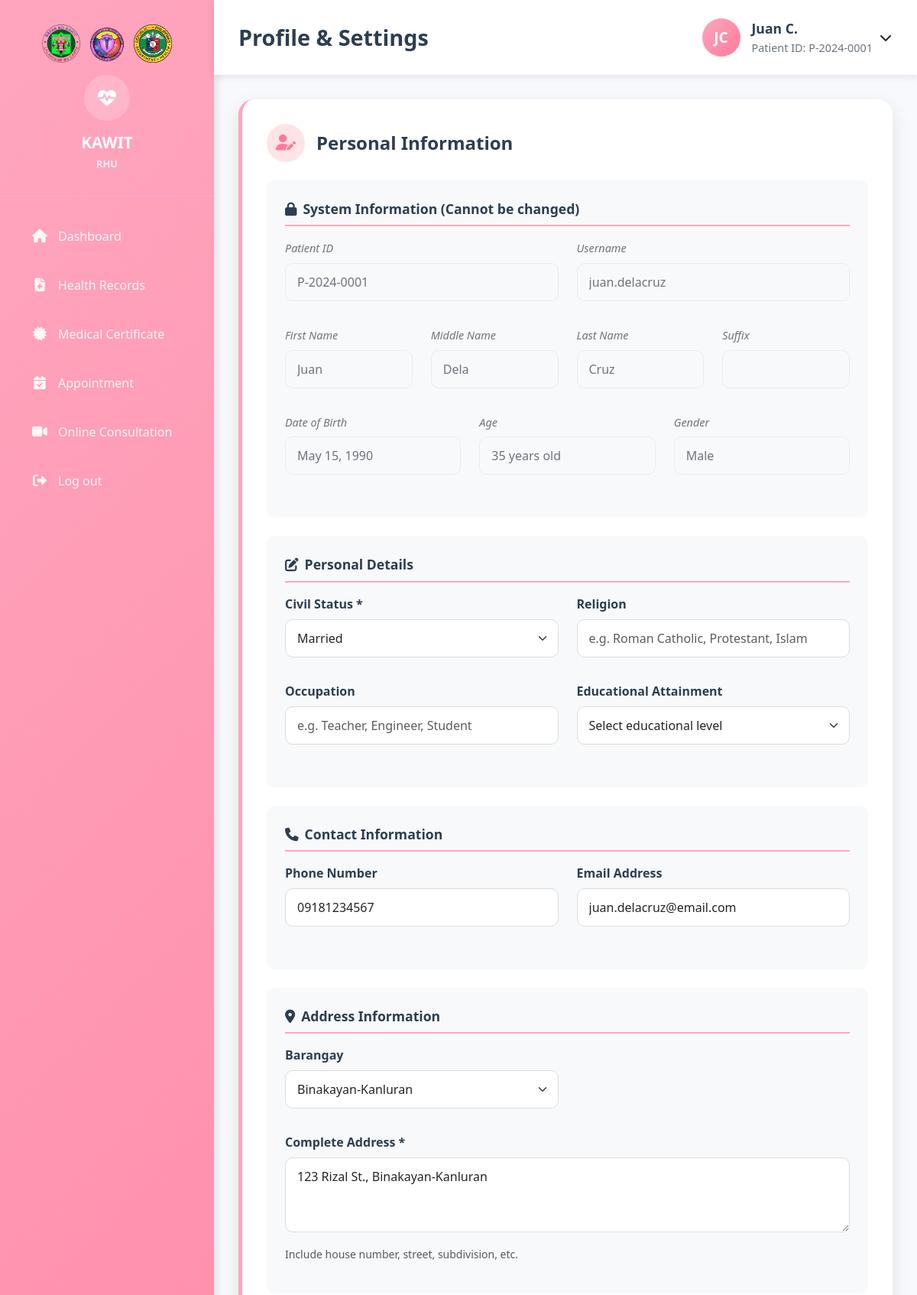
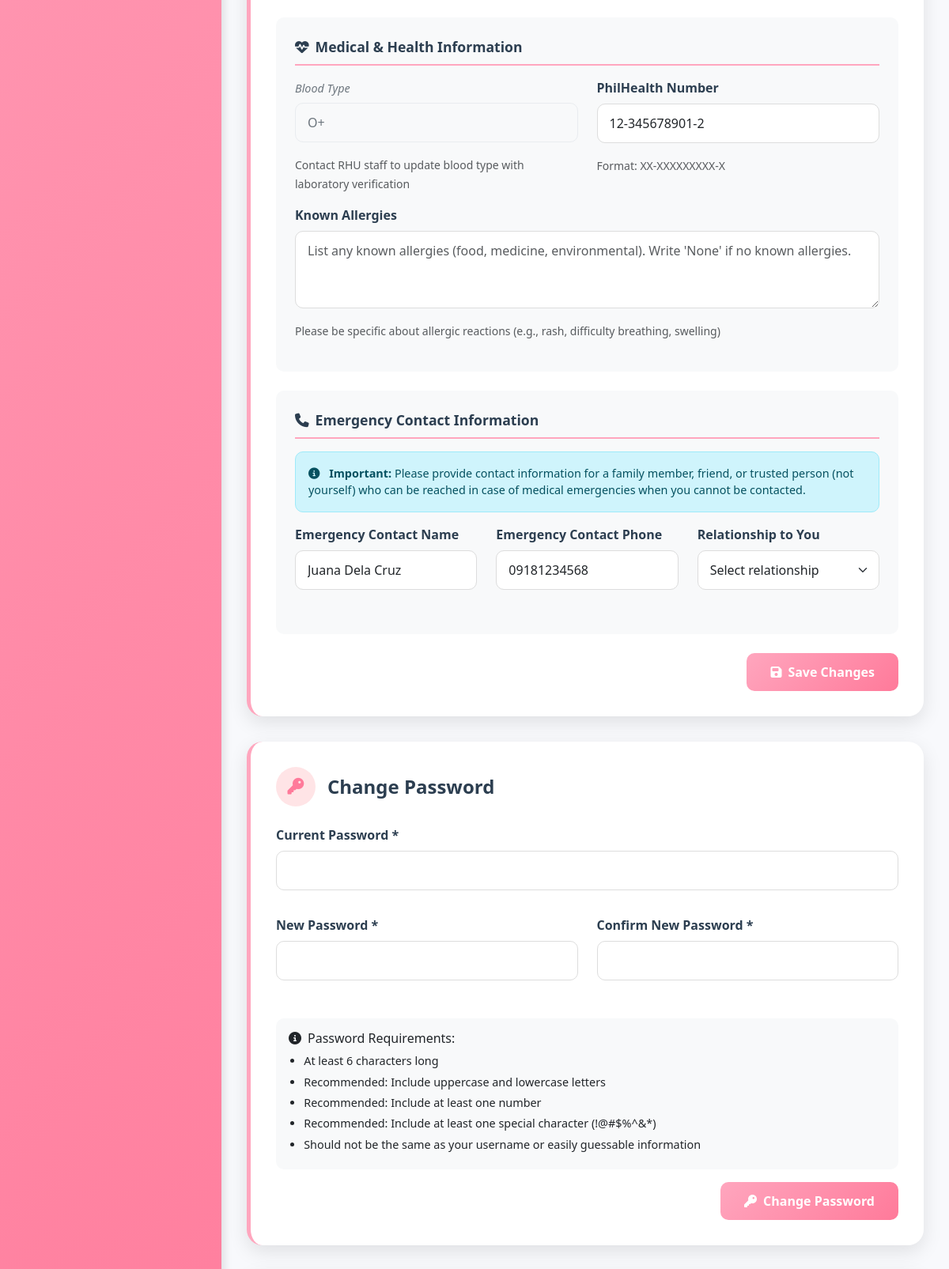
Page /kawit_rhu/Patient/Profile.php (signed in, upper part) on the committed database (2 pictures, top to bottom).
### tables this page shows
CREATE TABLE patients (
    id INT PRIMARY KEY AUTO_INCREMENT,
    user_id INT UNIQUE,
    patient_id VARCHAR(20) UNIQUE NOT NULL,
    first_name VARCHAR(50) NOT NULL,
    middle_name VARCHAR(50),
    last_name VARCHAR(50) NOT NULL,
    suffix VARCHAR(10),
    date_of_birth DATE NOT NULL,
    gender ENUM('Male', 'Female', 'Other') NOT NULL,
    civil_status ENUM('Single', 'Married', 'Widowed', 'Divorced', 'Separated') DEFAULT 'Single',
    address TEXT NOT NULL,
    barangay_id INT,
    phone VARCHAR(15),
    email VARCHAR(100),
    blood_type VARCHAR(5),
    allergies TEXT,
    medical_history TEXT,
    emergency_contact_name VARCHAR(100),
    emergency_contact_phone VARCHAR(15),
    emergency_contact_relationship VARCHAR(50),
    philhealth_number VARCHAR(20),
    occupation VARCHAR(100),
    educational_attainment VARCHAR(50),
    religion VARCHAR(50),
    profile_picture VARCHAR(255),
    is_active BOOLEAN DEFAULT TRUE,
    created_at TIMESTAMP DEFAULT CURRENT_TIMESTAMP,
    updated_at TIMESTAMP DEFAULT CURRENT_TIMESTAMP ON UPDATE CURRENT_TIMESTAMP,
    FOREIGN KEY (user_id) REFERENCES users(id) ON DELETE CASCADE,
    FOREIGN KEY (barangay_id) REFERENCES barangays(id),
    INDEX idx_patient_id (patient_id),
    INDEX idx_name (last_name, first_name),
    INDEX idx_barangay (barangay_id)
);

CREATE TABLE users (
    id INT PRIMARY KEY AUTO_INCREMENT,
    username VARCHAR(50) UNIQUE NOT NULL,
    password VARCHAR(255) NOT NULL,
    email VARCHAR(100) UNIQUE NOT NULL,
    role ENUM('super_admin', 'rhu_admin', 'bhs_admin', 'pharmacy_admin', 'patient') NOT NULL,
    is_active BOOLEAN DEFAULT TRUE,
    login_attempts INT DEFAULT 0,
    locked_until DATETIME NULL,
    last_login DATETIME,
    password_changed_at TIMESTAMP DEFAULT CURRENT_TIMESTAMP,
    created_at TIMESTAMP DEFAULT CURRENT_TIMESTAMP,
    updated_at TIMESTAMP DEFAULT CURRENT_TIMESTAMP ON UPDATE CURRENT_TIMESTAMP,
    INDEX idx_username (username),
    INDEX idx_role (role),
    INDEX idx_email (email)
);

CREATE TABLE barangays (
    id INT PRIMARY KEY AUTO_INCREMENT,
    barangay_name VARCHAR(100) NOT NULL,
    bhs_address TEXT,
    contact_number VARCHAR(20),
    bhs_coordinator_id INT NULL,
    is_active BOOLEAN DEFAULT TRUE,
    created_at TIMESTAMP DEFAULT CURRENT_TIMESTAMP,
    INDEX idx_barangay_name (barangay_name)
);

### kawit_rhu/Patient/Profile.php (the view, shortened to what the rows shown need)
<?php
$host = 'localhost';
$dbname = 'kawit_rhu';
$username = 'root';
$password = '';
try {
    $pdo = new PDO("mysql:host=$host;dbname=$dbname", $username, $password);
    $pdo->setAttribute(PDO::ATTR_ERRMODE, PDO::ERRMODE_EXCEPTION);
} catch(PDOException $e) {
    die("Connection failed: " . $e->getMessage());
}
$stmt = $pdo->prepare("
    SELECT p.*, u.username, u.password_changed_at, u.updated_at as user_updated_at,
           b.barangay_name, YEAR(CURDATE()) - YEAR(p.date_of_birth) as age
    FROM patients p
    JOIN users u ON p.user_id = u.id
    LEFT JOIN barangays b ON p.barangay_id = b.id
    WHERE u.id = ?
");
$stmt->execute([$_SESSION['user_id']]);
$patient = $stmt->fetch(PDO::FETCH_ASSOC);
$barangaysStmt = $pdo->prepare("
    SELECT * FROM barangays
    WHERE is_active = 1
    ORDER BY barangay_name
");
$barangaysStmt->execute();
$barangays = $barangaysStmt->fetchAll(PDO::FETCH_ASSOC);
?>
<!DOCTYPE html>
<html lang="en">
<head>
    <link href="https://cdnjs.cloudflare.com/ajax/libs/bootstrap/5.3.0/css/bootstrap.min.css" rel="stylesheet">
    <link href="https://cdnjs.cloudflare.com/ajax/libs/font-awesome/6.4.0/css/all.min.css" rel="stylesheet">
</head>
<body>
    <div class="main-container">
        <div class="main-content">
            <nav class="top-navbar">
                <h1 class="page-title">Profile & Settings</h1>
                <div class="user-info">
                    <div class="user-avatar">
                        <?php
                        $initials = strtoupper(substr($patient['first_name'], 0, 1) . substr($patient['last_name'], 0, 1));
                        echo $initials;
                        ?>
                    </div>
                    <div class="user-details">
                        <div class="user-name"><?php echo htmlspecialchars($patient['first_name'] . ' ' . substr($patient['last_name'], 0, 1) . '.'); ?></div>
                        <div class="user-role">Patient ID: <?php echo htmlspecialchars($patient['patient_id']); ?></div>
                    </div>
                    <div class="dropdown">
                        <button class="btn btn-link text-dark p-0 ms-2" type="button" data-bs-toggle="dropdown" style="text-decoration: none;">
                        </button>
                    </div>
                </div>
            </nav>
            <div class="dashboard-content">
                <div class="content-section">
                    <form id="profileForm">
                        <div class="form-section">
                            <div class="row">
                                <div class="col-md-6 mb-3">
                                    <label class="form-label readonly-label">Patient ID</label>
                                    <input type="text" class="form-control readonly-field" value="<?php echo htmlspecialchars($patient['patient_id']); ?>" readonly>
                                </div>
                                <div class="col-md-6 mb-3">
                                    <label class="form-label readonly-label">Username</label>
                                    <input type="text" class="form-control readonly-field" value="<?php echo htmlspecialchars($patient['username']); ?>" readonly>
                                </div>
                                <div class="col-md-3 mb-3">
                                    <label class="form-label readonly-label">First Name</label>
                                    <input type="text" class="form-control readonly-field" value="<?php echo htmlspecialchars($patient['first_name']); ?>" readonly>
                                </div>
                                <div class="col-md-3 mb-3">
                                    <label class="form-label readonly-label">Middle Name</label>
                                    <input type="text" class="form-control readonly-field" value="<?php echo htmlspecialchars($patient['middle_name'] ?? ''); ?>" readonly>
                                </div>
                                <div class="col-md-3 mb-3">
                                    <label class="form-label readonly-label">Last Name</label>
                                    <input type="text" class="form-control readonly-field" value="<?php echo htmlspecialchars($patient['last_name']); ?>" readonly>
                                </div>
                                <div class="col-md-4 mb-3">
                                    <label class="form-label readonly-label">Date of Birth</label>
                                    <input type="text" class="form-control readonly-field" value="<?php echo date('F j, Y', strtotime($patient['date_of_birth'])); ?>" readonly>
                                </div>
                                <div class="col-md-4 mb-3">
                                    <label class="form-label readonly-label">Gender</label>
                                    <input type="text" class="form-control readonly-field" value="<?php echo htmlspecialchars($patient['gender']); ?>" readonly>
                                </div>
                            </div>
                        </div>
                        <div class="form-section">
                            <div class="row">
                                <div class="col-md-6 mb-3">
                                    <label class="form-label editable-label">Civil Status *</label>
                                    <select class="form-select" id="civil_status" required>
                                        <option value="Married" <?php echo $patient['civil_status'] == 'Married' ? 'selected' : ''; ?>>Married</option>
                                    </select>
                                </div>
                            </div>
                        </div>
                        <div class="form-section">
                            <div class="row">
                                <div class="col-md-6 mb-3">
                                    <label class="form-label editable-label">Phone Number</label>
                                    <input type="tel" class="form-control" id="phone" placeholder="09XX-XXX-XXXX" value="<?php echo htmlspecialchars($patient['phone'] ?? ''); ?>">
                                </div>
                                <div class="col-md-6 mb-3">
                                    <label class="form-label editable-label">Email Address</label>
                                    <input type="email" class="form-control" id="email" placeholder="your.email@example.com" value="<?php echo htmlspecialchars($patient['email'] ?? ''); ?>">
                                </div>
                            </div>
                        </div>
                        <div class="form-section">
                            <div class="row">
                                <div class="col-md-6 mb-3">
                                    <label class="form-label editable-label">Barangay</label>
                                    <select class="form-select" id="barangay_id">
                                        <?php foreach ($barangays as $barangay): ?>
                                            <option value="<?php echo $barangay['id']; ?>" <?php echo $patient['barangay_id'] == $barangay['id'] ? 'selected' : ''; ?>>
                                                <?php echo htmlspecialchars($barangay['barangay_name']); ?>
                                            </option>
                                        <?php endforeach; ?>
                                    </select>
                                </div>
                                <div class="col-md-12 mb-3">
                                    <label class="form-label editable-label">Complete Address *</label>
                                    <textarea class="form-control" id="address" rows="3" required><?php echo htmlspecialchars($patient['address']); ?></textarea>
                                    <small class="text-muted">Include house number, street, subdivision, etc.</small>
                                </div>
                            </div>
                        </div>
                        <div class="form-section">
                            <div class="row">
                                <div class="col-md-6 mb-3">
                                    <label class="form-label readonly-label">Blood Type</label>
                                    <input type="text" class="form-control readonly-field"
                                           value="<?php echo htmlspecialchars($patient['blood_type'] ?? 'Not specified'); ?>" readonly>
                                    <small class="text-muted">Contact RHU staff to update blood type with laboratory verification</small>
                                </div>
                                <div class="col-md-6 mb-3">
                                    <label class="form-label editable-label">PhilHealth Number</label>
                                    <input type="text" class="form-control" id="philhealth_number" placeholder="XX-XXXXXXXXX-X" value="<?php echo htmlspecialchars($patient['philhealth_number'] ?? ''); ?>">
                                    <small class="text-muted">Format: XX-XXXXXXXXX-X</small>
                                </div>
                            </div>
                        </div>
                        <div class="form-section">
                            <div class="row">
                                <div class="col-md-4 mb-3">
                                    <label class="form-label editable-label">Emergency Contact Name</label>
                                    <input type="text" class="form-control" id="emergency_contact_name" placeholder="Full name of emergency contact" value="<?php echo htmlspecialchars($patient['emergency_contact_name'] ?? ''); ?>">
                                </div>
                                <div class="col-md-4 mb-3">
                                    <label class="form-label editable-label">Emergency Contact Phone</label>
                                    <input type="tel" class="form-control" id="emergency_contact_phone" placeholder="09XX-XXX-XXXX" value="<?php echo htmlspecialchars($patient['emergency_contact_phone'] ?? ''); ?>">
                                </div>
                            </div>
                        </div>
                    </form>
                </div>
            </div>
        </div>
    </div>
</body>
</html>

### rows in the picture
patients: initials "JC", first_name+last_name "Juan C.", patient "P-2024-0001", user.username "juan.delacruz", first_name "Juan", middle_name "Dela", last_name "Cruz", date_of_birth "May 15, 1990", gender "Male", civil_status "Married", phone "09181234567", email "juan.delacruz@email.com", barangay.barangay_name "Binakayan-Kanluran", address "123 Rizal St., Binakayan-Kanluran", blood_type "O+", philhealth_number "12-345678901-2", emergency_contact_name "Juana Dela Cruz", emergency_contact_phone "09181234568"
